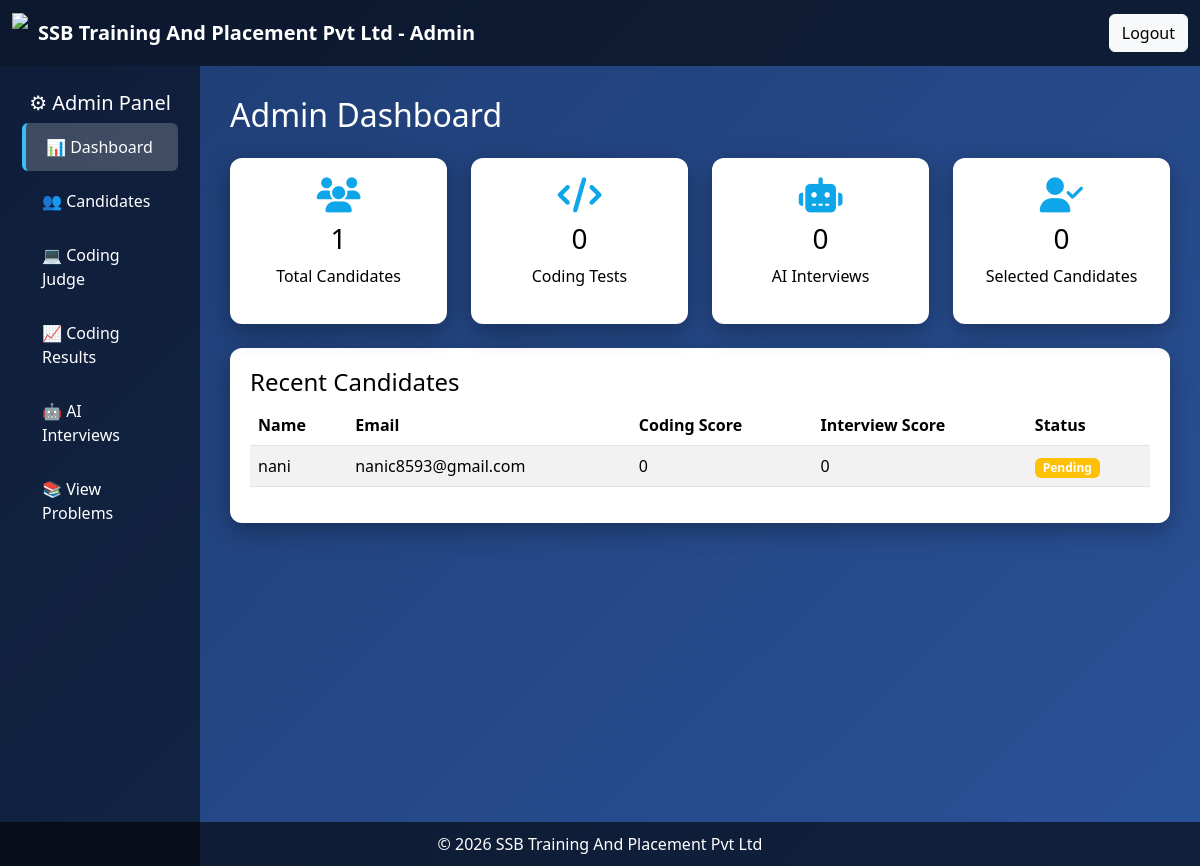
Before: /admin_dashboard with the older database file.
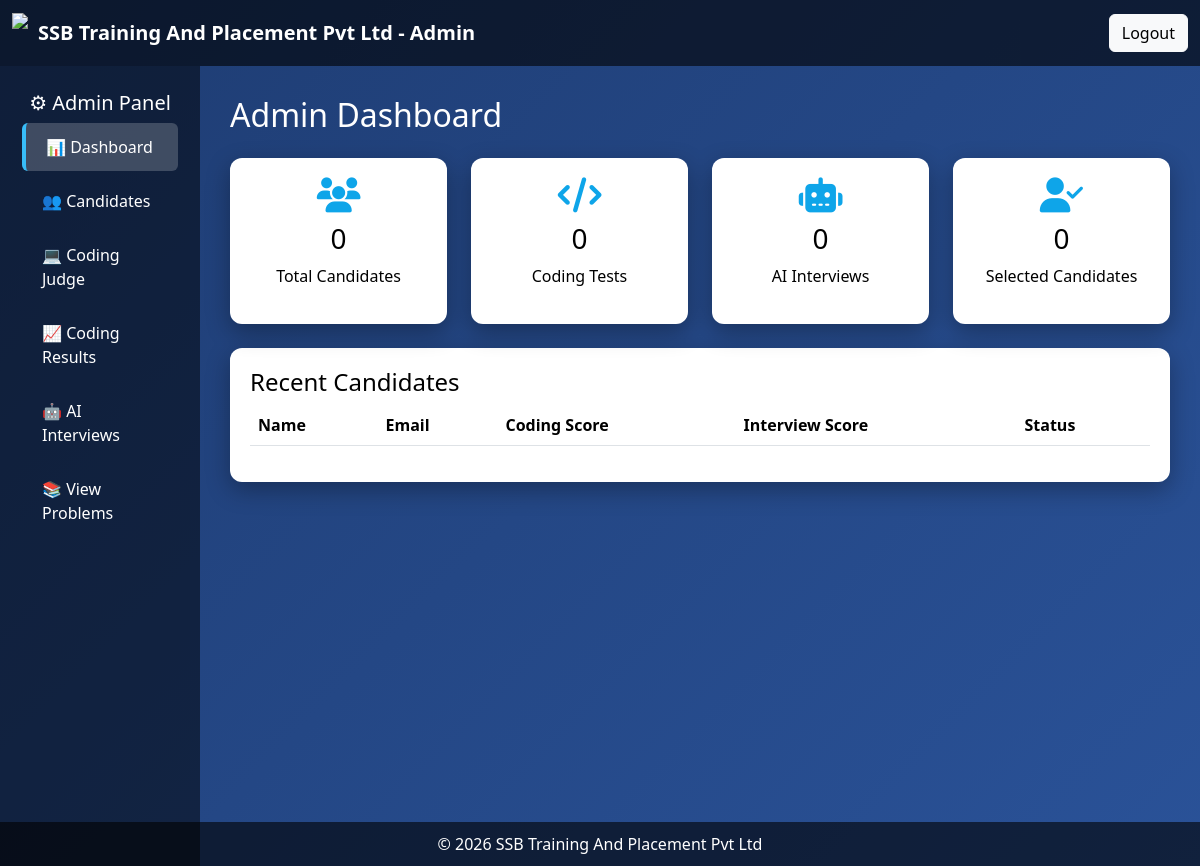
After: the same page with the newer database file.
### tables this page shows
CREATE TABLE users(
        id INTEGER PRIMARY KEY AUTOINCREMENT,
        name TEXT NOT NULL,
        email TEXT UNIQUE NOT NULL,
        password BLOB NOT NULL,
        role TEXT DEFAULT 'candidate'
    );

### app.py (the view)
@app.route("/admin_dashboard")
def admin_dashboard():
    conn = sqlite3.connect("database.db")
    cur = conn.cursor()
    cur.execute("SELECT COUNT(*) FROM users WHERE role='candidate'")
    total_candidates = cur.fetchone()[0]
    cur.execute("SELECT COUNT(*) FROM submissions")
    coding_tests = cur.fetchone()[0]
    cur.execute("SELECT COUNT(*) FROM interviews")
    ai_interviews = cur.fetchone()[0]
    cur.execute("SELECT COUNT(*) FROM interviews WHERE status='Selected'")
    selected_candidates = cur.fetchone()[0]
    cur.execute("""
    SELECT
        users.name,
        users.email,
        COALESCE(submissions.score,0),
        COALESCE(interviews.score,0),
        COALESCE(interviews.status,'Pending')
    FROM users
    LEFT JOIN submissions ON users.id=submissions.user_id
    LEFT JOIN interviews ON users.id=interviews.candidate_id
    WHERE users.role='candidate'
    ORDER BY users.id DESC LIMIT 5
    """)
    candidates = cur.fetchall()
    conn.close()
    return render_template(
        "admin_dashboard.html",
        total_candidates=total_candidates,
        coding_tests=coding_tests,
        ai_interviews=ai_interviews,
        selected_candidates=selected_candidates,
        candidates=candidates
    )

### templates/admin_dashboard.html (shortened to what this page needs)
<!DOCTYPE html>
<html lang="en">
<head>
<link href="https://cdn.jsdelivr.net/npm/bootstrap@5.3.2/dist/css/bootstrap.min.css" rel="stylesheet">
<link rel="stylesheet" href="https://cdnjs.cloudflare.com/ajax/libs/font-awesome/6.5.0/css/all.min.css">
</head>
<body>
<div id="particles-js"></div>
<nav class="navbar navbar-dark">
<div class="container-fluid">
<a class="navbar-brand d-flex align-items-center">
<img src="{{ url_for('static', filename='media/logo.jpeg') }}" class="logo">
<b>SSB Training And Placement Pvt Ltd - Admin</b>
</a>
<a href="/" class="btn btn-light">Logout</a>
</div>
</nav>
<div class="container-fluid">
<div class="row">
<div class="col-md-2 sidebar">
<h5 class="text-center">⚙ Admin Panel</h5>
<a class="active" href="/admin_dashboard">📊 Dashboard</a>
<a href="/admin_candidates">👥 Candidates</a>
<a href="/admin_coding_judge">💻 Coding Judge</a>
<a href="/admin_results">📈 Coding Results</a>
<a href="/admin_ai_interviews">🤖 AI Interviews</a>
<a href="/admin_problems">📚 View Problems</a>
</div>
<div class="col-md-10 main-area">
<h2 class="mb-4">Admin Dashboard</h2>
<div class="row g-4">
<div class="col-md-3">
<div class="stat-card">
<i class="fa fa-users stat-icon"></i>
<h3 class="mt-2">{{ total_candidates or 0 }}</h3>
<p>Total Candidates</p>
</div>
</div>
<div class="col-md-3">
<div class="stat-card">
<i class="fa fa-code stat-icon"></i>
<h3 class="mt-2">{{ coding_tests or 0 }}</h3>
<p>Coding Tests</p>
</div>
</div>
<div class="col-md-3">
<div class="stat-card">
<i class="fa fa-robot stat-icon"></i>
<h3 class="mt-2">{{ ai_interviews or 0 }}</h3>
<p>AI Interviews</p>
</div>
</div>
<div class="col-md-3">
<div class="stat-card">
<i class="fa fa-user-check stat-icon"></i>
<h3 class="mt-2">{{ selected_candidates or 0 }}</h3>
<p>Selected Candidates</p>
</div>
</div>
</div>
<br>
<div class="table-card">
<h4>Recent Candidates</h4>
<table class="table table-striped">
<thead>
<tr>
<th>Name</th>
<th>Email</th>
<th>Coding Score</th>
<th>Interview Score</th>
<th>Status</th>
</tr>
</thead>
<tbody>
{% for c in candidates %}
<tr>
<td>{{ c[0] }}</td>
<td>{{ c[1] }}</td>
<td>{{ c[2] }}</td>
<td>{{ c[3] }}</td>
<td>
<span class="badge
{% if c[4]=='Selected' %}
bg-success
{% elif c[4]=='Pending' %}
bg-warning
{% else %}
bg-danger
{% endif %}
">
{{ c[4] }}
</span>
</td>
</tr>
{% endfor %}
</tbody>
</table>
</div>
</div>
</div>
</div>
<footer class="footer">
© 2026 SSB Training And Placement Pvt Ltd
</footer>
</body>
</html>

Changed rows visible on the page:
removed users: name "nani", email "nanic8593@gmail.com", c "0", c "Pending"
Other visible differences:
{{ total_candidates or 0 }}: "1" → "0"
